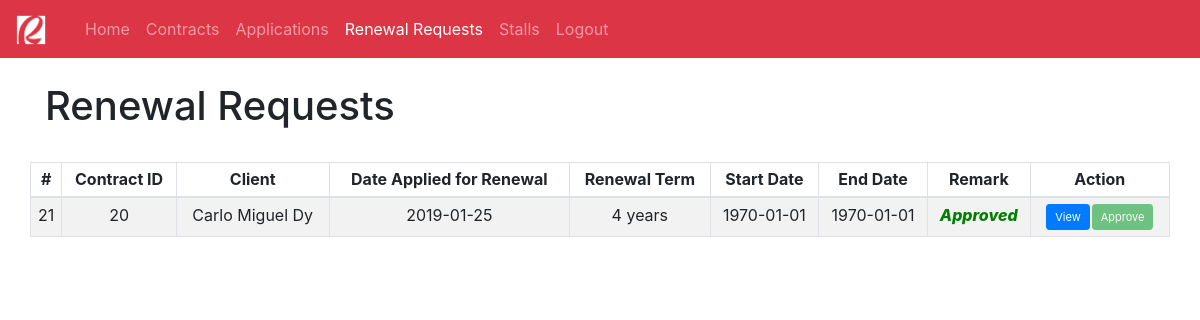
The page /admin-renewal-requests.php (signed in) on the database its author committed.
### tables this page shows
CREATE TABLE `renewal` (
  `renewal_id` int(11) NOT NULL,
  `client_id` int(11) NOT NULL,
  `contract_id` int(11) NOT NULL,
  `date_applied_renewal` datetime DEFAULT CURRENT_TIMESTAMP,
  `renewal_status` varchar(32) DEFAULT 'Unapproved',
  `renewal_term` varchar(32) NOT NULL,
  `start_date` datetime DEFAULT NULL,
  `end_date` datetime DEFAULT NULL
);

CREATE TABLE `client` (
  `client_id` int(11) NOT NULL,
  `fname` varchar(32) NOT NULL,
  `lname` varchar(32) NOT NULL,
  `email` varchar(64) NOT NULL,
  `address` varchar(128) NOT NULL,
  `contact` varchar(24) NOT NULL
);

### admin-renewal-requests.php (the view, shortened to what this page needs)
<!DOCTYPE html>
<html lang="en">
<head>
    <link rel="stylesheet" href="bootstrap-4.2.1-dist/css/bootstrap.min.css">
    <nav class="navbar navbar-expand-lg navbar-dark bg-danger">
        <a class="navbar-brand" href="index.php">
            <img src="img/rob.png" width="30" height="30" alt="">
        </a>
        <div class="container">
            <div class="collapse navbar-collapse" id="navbarNav">
                <ul class="navbar-nav">
                    <li class="nav-item ">
                        <a class="nav-link" href="index.php">Home</a>
                    </li>
                    <li class="nav-item ">
                        <a class="nav-link" href="admin-contracts.php">Contracts</a>
                    </li>
                    <li class="nav-item ">
                        <a class="nav-link" href="admin-applied-stalls.php">Applications</a>
                    </li>
                    <li class="nav-item active">
                        <a class="nav-link" href="admin-renewal-requests.php">Renewal Requests</a>
                    </li>
                    <li class="nav-item">
                        <a class="nav-link" href="admin-stalls.php">Stalls</a>
                    </li>
                </ul>
                <ul class="navbar-nav float-right">
                    <li class="nav-item">
                        <a href="api/logout.php" class="nav-link">Logout</a>
                    </li>
                </ul>
            </div>
        </div>
    </nav>
</head>
<body>
    <div class="container">
        <br><h1>Renewal Requests</h1><br>
        <div class="row">
            <table class="table table-bordered table-striped table-sm">
                <thead align="center">
                    <th>#</th>
                    <th>Contract ID</th>
                    <th>Client</th>
                    <th>Date Applied for Renewal</th>
                    <th>Renewal Term</th>
                    <th>Start Date</th>
                    <th>End Date</th>
                    <th>Remark</th>
                    <th>Action</th>
                </thead>
                <?php
                    require_once "api/config.php";
                    $sql_renewal = "SELECT r.renewal_id AS 'renewal_id', cl.fname AS 'fname', cl.lname AS 'lname',
                    r.contract_id AS 'contract_id', r.date_applied_renewal AS 'date_applied_renewal', r.renewal_status AS 'renewal_status',
                    r.renewal_term AS 'renewal_term', r.start_date AS 'start_date', r.end_date AS 'end_date'
                    FROM renewal r
                    INNER JOIN client cl ON r.client_id = cl.client_id
                    ";
                    $result_renewal = mysqli_query($link, $sql_renewal);
                    if(mysqli_num_rows($result_renewal) > 0 ){
                        while($row_renewal = mysqli_fetch_assoc($result_renewal)){
                            echo "<tr align='center'>";
                                $remark = $row_renewal['renewal_status'];
                                $renewal_id = $row_renewal['renewal_id'];
                                echo "<td>" . $row_renewal['renewal_id'] . "</td>";
                                echo "<td>" . $row_renewal['contract_id'] . "</td>";
                                $contract_id = $row_renewal['contract_id'];
                                echo "<td>" . $row_renewal['fname'] . " " . $row_renewal['lname'] . "</td>";
                                $old_date = strtotime($row_renewal['date_applied_renewal']);
                                $new_date = date('Y-m-d', $old_date);
                                echo "<td>" . $new_date . "</td>";
                                echo "<td>" . $row_renewal['renewal_term'] . "</td>";
                                $old_start_date = strtotime($row_renewal['start_date']);
                                $new_start_date = date('Y-m-d', $old_start_date);
                                echo "<td>" . $new_start_date . "</td>";
                                $old_end_date = strtotime($row_renewal['end_date']);
                                $new_end_date = date('Y-m-d', $old_end_date);
                                echo "<td>" . $new_end_date . "</td>";
                                $renewal_term = $row_renewal['renewal_term'];
                                if($row_renewal['renewal_status'] == 'Approved'){
                                    echo "<td style='color: green; font-weight: 800; font-style: italic;'>" . $row_renewal['renewal_status'] . "</td>";
                                }elseif($row_renewal['renewal_status'] == 'Cancelled'){
                                    echo "<td style='color: red; font-weight: 800; font-style: italic;'>" . $row_renewal['renewal_status'] . "</td>";
                                }else{
                                    echo "<td style='color: gray; font-weight: 800; font-style: italic;'>" . $row_renewal['renewal_status'] . "</td>";
                                }
                                if($remark == 'Approved'){
                                    echo "<td>";
                                        echo "<a href='admin-view-renewal-details.php?renewal_id=$renewal_id' class='btn btn-primary btn-sm' style='font-size: 11px; margin: 1px;'>View</a>";
                                        echo "<a href='api/admin-approve-renewal.php?renewal_id=$renewal_id&renewal_term=$renewal_term&contract_id=$contract_id' class='btn btn-success btn-sm disabled' style='font-size: 11px; margin: 1px;'>Approve</a>";
                                    echo "</td>";
                                }
                            echo "</tr>";
                        }
                    }else{
                        echo '<tr>';
                            echo '<td colspan="7" style="font-style: italic;" align="center">No records found.</td>';
                        echo '</tr>';
                    }
                ?>
            </table>
        </div>
    </div>
</body>
</html>

### rows shown on the page
renewal: renewal_id "21", contract "20", client.fname "Carlo Miguel", client.lname "Dy", date_applied_renewal "2019-01-25", renewal_term "4 years", start_date "1970-01-01", end_date "1970-01-01", renewal_status "Approved"
